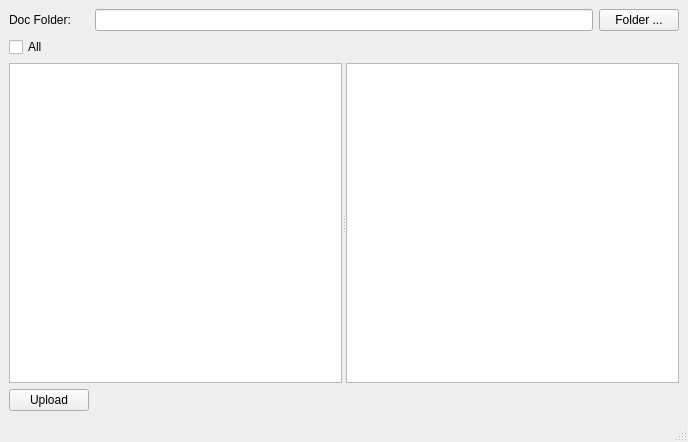
<?xml version="1.0" encoding="UTF-8"?>
<ui version="4.0">
 <class>DocumentUploader</class>
 <widget class="QMainWindow" name="DocumentUploader">
  <property name="geometry">
   <rect>
    <x>0</x>
    <y>0</y>
    <width>688</width>
    <height>442</height>
   </rect>
  </property>
  <property name="windowTitle">
   <string>Scanned Document Uploader</string>
  </property>
  <widget class="QWidget" name="centralwidget">
   <layout class="QVBoxLayout" name="verticalLayout">
    <item>
     <layout class="QGridLayout" name="gridLayout">
      <item row="2" column="0" colspan="3">
       <widget class="QSplitter" name="splitter">
        <property name="orientation">
         <enum>Qt::Horizontal</enum>
        </property>
        <widget class="QListView" name="lvFiles">
         <property name="selectionMode">
          <enum>QAbstractItemView::ExtendedSelection</enum>
         </property>
         <property name="selectionBehavior">
          <enum>QAbstractItemView::SelectRows</enum>
         </property>
         <property name="modelColumn">
          <number>0</number>
         </property>
        </widget>
        <widget class="QTextEdit" name="edtProgress"/>
       </widget>
      </item>
      <item row="0" column="2">
       <widget class="QPushButton" name="btnFolder">
        <property name="text">
         <string>Folder ...</string>
        </property>
       </widget>
      </item>
      <item row="0" column="0">
       <widget class="QLabel" name="label">
        <property name="text">
         <string>Doc Folder:</string>
        </property>
       </widget>
      </item>
      <item row="0" column="1">
       <widget class="QLineEdit" name="edtFolder"/>
      </item>
      <item row="1" column="0">
       <widget class="QCheckBox" name="cbAll">
        <property name="text">
         <string>All</string>
        </property>
       </widget>
      </item>
      <item row="3" column="0">
       <widget class="QPushButton" name="btnUpload">
        <property name="text">
         <string>Upload</string>
        </property>
       </widget>
      </item>
     </layout>
    </item>
   </layout>
  </widget>
  <widget class="QStatusBar" name="statusbar"/>
 </widget>
 <resources/>
 <connections/>
</ui>
